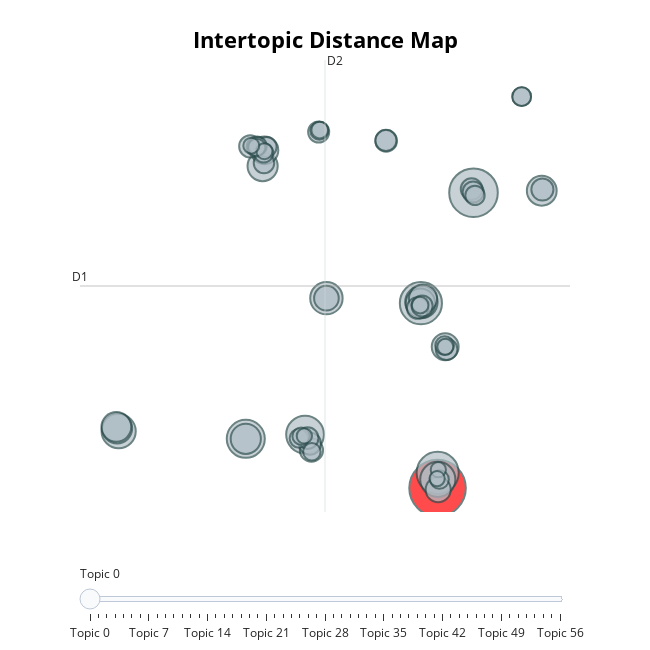

The notebook cell this image was saved under:
### Markdown cell above
## Topic Visualization

### Code cell
topic_model.visualize_topics()
